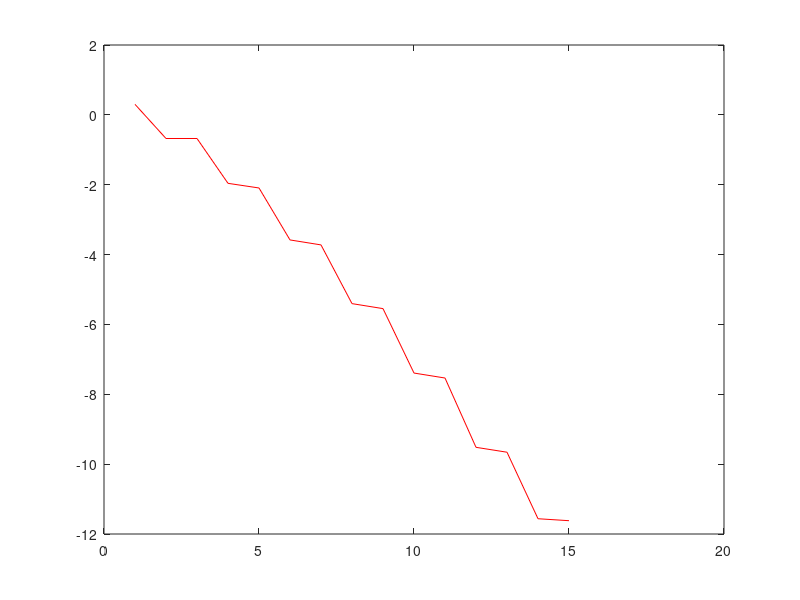

Source code (MATLAB):
clear all;
a = -pi/2;
b = pi/2;
k = 1000;
h = (b - a)/(k - 1);
x = a:h:b; % массив точек с шагом h
y = sin(x); 
XN(1) = x(1);
YN(1) = y(1);
m = 15;
for i = 1:m,
    W = vander(XN); % матрица вандермонда
    A = inv(W) * YN'; % inv - обратная матрица, A - транспонированная матрица
    P = polyval(A, x) % строит полином
    pogr(i) = max(abs(y-P)); % погрешность 
    hx = (b - a) / i;
    for j=1:i,
        XN(j+1) = XN(j) + hx;
    end
    YN = sin(XN); % + rand(00001)
    plot(x, abs(y-P), 'b');
    pause(1.5)
end
plot(log10(pogr), 'r');

% interval [-pi/2; pi/2]
% interval [-pi; pi/2]
% interval [-3*pi; 3*pi]
% amout of dots 15 and 30
% level of rand() 0.1, 0.01, 0.001
